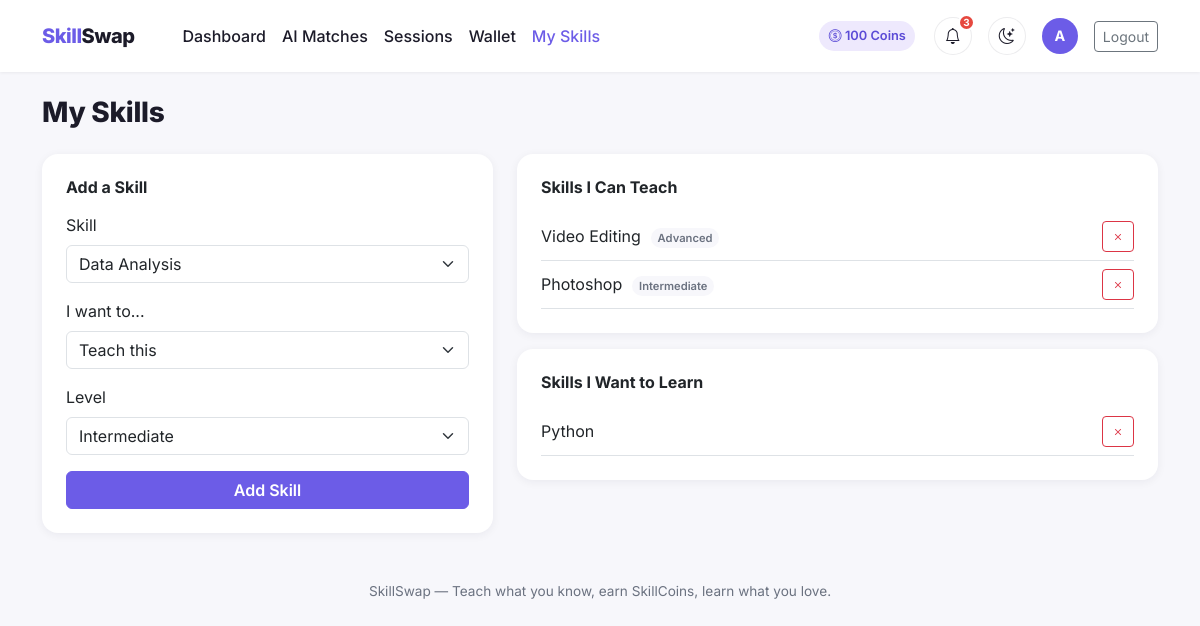
/skills (signed in), run on the app's committed database.
### models.py (models this page shows, shortened)
class User(db.Model):
    id = db.Column(db.Integer, primary_key=True)
    name = db.Column(db.String(120), nullable=False)
    email = db.Column(db.String(120), unique=True, nullable=False)
    password_hash = db.Column(db.String(255), nullable=False)
    college = db.Column(db.String(200))
    department = db.Column(db.String(120))
    year = db.Column(db.String(20))
    bio = db.Column(db.Text, default="")
    skill_coins = db.Column(db.Integer, default=100)
    rating = db.Column(db.Float, default=0.0)
    rating_count = db.Column(db.Integer, default=0)
    created_at = db.Column(db.DateTime, default=datetime.utcnow)
    user_skills = db.relationship(
        "UserSkill", backref="user", lazy=True, cascade="all, delete-orphan"
    )
    @property
    def teach_skills(self):
        return [us for us in self.user_skills if us.type == "TEACH"]
    @property
    def learn_skills(self):
        return [us for us in self.user_skills if us.type == "LEARN"]
    @property
    def avatar_letter(self):
        return self.name[0].upper() if self.name else "?"

class UserSkill(db.Model):
    id = db.Column(db.Integer, primary_key=True)
    user_id = db.Column(db.Integer, db.ForeignKey("user.id"), nullable=False)
    skill_id = db.Column(db.Integer, db.ForeignKey("skill.id"), nullable=False)
    type = db.Column(db.String(10), nullable=False)  # TEACH / LEARN
    level = db.Column(db.String(20), default="Beginner")
    skill = db.relationship("Skill")

class Skill(db.Model):
    id = db.Column(db.Integer, primary_key=True)
    name = db.Column(db.String(100), unique=True, nullable=False)
    category = db.Column(db.String(60), nullable=False)

### app.py (the view, shortened to what this page needs)
@app.route("/skills", methods=["GET", "POST"])
@login_required
def edit_skills():
    user = current_user()
    all_skills = Skill.query.order_by(Skill.category, Skill.name).all()
    categories = {}
    for s in all_skills:
        categories.setdefault(s.category, []).append(s)
    return render_template("skills.html", user=user, categories=categories)

### app.py (called while the page is built)
def login_required(view):
    @wraps(view)
    def wrapped(*args, **kwargs):
        if "user_id" not in session:
            flash("Please log in to continue.", "warning")
            return redirect(url_for("login"))
        return view(*args, **kwargs)
    return wrapped

def current_user():
    uid = session.get("user_id")
    if not uid:
        return None
    return User.query.get(uid)

@app.context_processor
def inject_user():
    user = current_user()
    unread_count = 0
    recent_notifications = []
    if user:
        unread_count = Notification.query.filter_by(user_id=user.id, is_read=False).count()
        recent_notifications = (
            Notification.query.filter_by(user_id=user.id)
            .order_by(Notification.created_at.desc())
            .limit(8)
            .all()
        )
    return {
        "current_user": user,
        "unread_count": unread_count,
        "recent_notifications": recent_notifications,
    }

### models.py (called while the page is built)
    @property
    def time_ago(self):
        delta = datetime.utcnow() - self.created_at
        secs = delta.total_seconds()
        if secs < 60:
            return "just now"
        if secs < 3600:
            return f"{int(secs // 60)}m ago"
        if secs < 86400:
            return f"{int(secs // 3600)}h ago"
        return f"{int(secs // 86400)}d ago"

### templates/skills.html (shortened to what this page needs)
{% extends "base.html" %}
{% block content %}
<h3 class="section-title mb-4">My Skills</h3>
<div class="row g-4">
  <div class="col-md-5">
    <div class="card p-4">
      <h6 class="fw-bold mb-3">Add a Skill</h6>
      <form method="POST">
        <div class="mb-3">
          <label class="form-label">Skill</label>
          <select name="skill_id" class="form-select" required>
            {% for category, skills in categories.items() %}
              <optgroup label="{{ category }}">
                {% for s in skills %}
                  <option value="{{ s.id }}">{{ s.name }}</option>
                {% endfor %}
              </optgroup>
            {% endfor %}
          </select>
        </div>
        <div class="mb-3">
          <label class="form-label">I want to...</label>
          <select name="type" class="form-select" required>
            <option value="TEACH">Teach this</option>
          </select>
        </div>
        <div class="mb-3">
          <label class="form-label">Level</label>
          <select name="level" class="form-select">
            <option selected>Intermediate</option>
          </select>
        </div>
        <button type="submit" class="btn btn-accent w-100">Add Skill</button>
      </form>
    </div>
  </div>
  <div class="col-md-7">
    <div class="card p-4 mb-3">
      <h6 class="fw-bold mb-3">Skills I Can Teach</h6>
      {% if user.teach_skills %}
        {% for us in user.teach_skills %}
          <div class="d-flex justify-content-between align-items-center border-bottom py-2">
            <span>{{ us.skill.name }} <span class="badge-level">{{ us.level }}</span></span>
            <form method="POST" action="{{ url_for('remove_skill', user_skill_id=us.id) }}">
              <button class="btn btn-sm btn-outline-danger"><i class="bi bi-x"></i></button>
            </form>
          </div>
        {% endfor %}
      {% else %}
        <p class="text-muted small mb-0">You haven't added any teaching skills yet.</p>
      {% endif %}
    </div>
    <div class="card p-4">
      <h6 class="fw-bold mb-3">Skills I Want to Learn</h6>
      {% if user.learn_skills %}
        {% for us in user.learn_skills %}
          <div class="d-flex justify-content-between align-items-center border-bottom py-2">
            <span>{{ us.skill.name }}</span>
            <form method="POST" action="{{ url_for('remove_skill', user_skill_id=us.id) }}">
              <button class="btn btn-sm btn-outline-danger"><i class="bi bi-x"></i></button>
            </form>
          </div>
        {% endfor %}
      {% else %}
        <p class="text-muted small mb-0">You haven't added any learning goals yet.</p>
      {% endif %}
    </div>
  </div>
</div>
{% endblock %}

### templates/base.html (shortened to what this page needs)
<!DOCTYPE html>
<html lang="en">
<head>
  <link href="https://cdn.jsdelivr.net/npm/bootstrap@5.3.3/dist/css/bootstrap.min.css" rel="stylesheet">
  <link href="https://cdn.jsdelivr.net/npm/bootstrap-icons@1.11.3/font/bootstrap-icons.css" rel="stylesheet">
  <link href="{{ url_for('static', filename='css/style.css') }}" rel="stylesheet">
</head>
<body>
<nav class="navbar navbar-expand-lg sticky-top py-3">
  <div class="container">
    <a class="navbar-brand" href="{{ url_for('index') }}">Skill<span>Swap</span></a>
    <div class="collapse navbar-collapse" id="nav">
      {% if current_user %}
      <ul class="navbar-nav me-auto ms-lg-4">
        <li class="nav-item"><a class="nav-link {% if request.endpoint=='dashboard' %}active{% endif %}" href="{{ url_for('dashboard') }}">Dashboard</a></li>
        <li class="nav-item"><a class="nav-link {% if request.endpoint=='matches_page' %}active{% endif %}" href="{{ url_for('matches_page') }}">AI Matches</a></li>
        <li class="nav-item"><a class="nav-link {% if request.endpoint=='sessions_page' %}active{% endif %}" href="{{ url_for('sessions_page') }}">Sessions</a></li>
        <li class="nav-item"><a class="nav-link {% if request.endpoint=='wallet' %}active{% endif %}" href="{{ url_for('wallet') }}">Wallet</a></li>
        <li class="nav-item"><a class="nav-link {% if request.endpoint=='edit_skills' %}active{% endif %}" href="{{ url_for('edit_skills') }}">My Skills</a></li>
      </ul>
      <div class="d-flex align-items-center gap-3">
        <span class="badge-skill"><i class="bi bi-coin"></i> {{ current_user.skill_coins }} Coins</span>
        <div class="dropdown">
          <button class="btn btn-icon position-relative" type="button" data-bs-toggle="dropdown" aria-expanded="false">
            <i class="bi bi-bell"></i>
            {% if unread_count > 0 %}
              <span class="notif-dot">{{ unread_count if unread_count < 10 else '9+' }}</span>
            {% endif %}
          </button>
        </div>
        <button class="btn btn-icon" type="button" id="theme-toggle" title="Toggle dark mode">
          <i class="bi bi-moon-stars" id="theme-icon"></i>
        </button>
        <a href="{{ url_for('profile', user_id=current_user.id) }}" class="d-flex align-items-center text-decoration-none">
          <div class="avatar-circle" style="width:36px;height:36px;font-size:0.9rem;">{{ current_user.avatar_letter }}</div>
        </a>
        <a href="{{ url_for('logout') }}" class="btn btn-sm btn-outline-secondary">Logout</a>
      </div>
      {% endif %}
    </div>
  </div>
</nav>
<div class="container my-4">
  {% block content %}{% endblock %}
</div>
<footer class="container text-center py-4">
  SkillSwap — Teach what you know, earn SkillCoins, learn what you love.
</footer>
</body>
</html>

### static/css/style.css (style rules this page uses)
:root { --accent: #6C5CE7; --accent-dark: #5b4bd6; --accent-light: #eee9fd; --ink: #1c1b29; --muted: #6b7280; --bg: #f7f7fb; --surface: #ffffff; --border-soft: rgba(20, 20, 43, 0.08); --card-radius: 16px; --shadow-sm: 0 2px 10px rgba(20, 20, 43, 0.06); --shadow-md: 0 8px 28px rgba(20, 20, 43, 0.10); }
* { transition: background-color 0.2s ease, border-color 0.2s ease, color 0.2s ease; }
body { background-color: var(--bg); color: var(--ink); font-family: "Inter", "Segoe UI", system-ui, -apple-system, sans-serif; }
a { text-decoration: none; }
.navbar-brand { font-weight: 800; letter-spacing: -0.5px; color: var(--accent) !important; }
.navbar-brand span { color: var(--ink); }
.navbar { background: var(--surface); box-shadow: 0 1px 3px rgba(0,0,0,0.06); }
.nav-link { font-weight: 500; color: var(--ink) !important; }
.nav-link.active { color: var(--accent) !important; }
.btn-accent { background-color: var(--accent); border-color: var(--accent); color: #fff; font-weight: 600; }
.card { border: none; border-radius: var(--card-radius); background: var(--surface); box-shadow: var(--shadow-sm); transition: box-shadow 0.2s ease, transform 0.2s ease; }
.btn-icon { width: 38px; height: 38px; border-radius: 50%; border: 1px solid var(--border-soft); background: var(--surface); color: var(--ink); display: inline-flex; align-items: center; justify-content: center; position: relative; }
.notif-dot { position: absolute; top: -4px; right: -4px; background: #e6483f; color: #fff; font-size: 0.62rem; font-weight: 700; border-radius: 999px; min-width: 17px; height: 17px; display: flex; align-items: center; justify-content: center; padding: 0 3px; border: 2px solid var(--surface); }
.stat-card, .card { transition: box-shadow 0.2s ease; }
.badge-skill { background: var(--accent-light); color: var(--accent-dark); font-weight: 600; padding: 0.4em 0.75em; border-radius: 999px; font-size: 0.8rem; display: inline-block; margin: 0.15rem; }
.badge-level { font-size: 0.7rem; font-weight: 600; padding: 0.25em 0.6em; border-radius: 999px; background: var(--bg); color: var(--muted); margin-left: 0.35rem; }
.avatar-circle { width: 48px; height: 48px; border-radius: 50%; background: var(--accent); color: #fff; display: flex; align-items: center; justify-content: center; font-weight: 700; font-size: 1.1rem; flex-shrink: 0; }
.section-title { font-weight: 800; letter-spacing: -0.3px; }
footer { color: var(--muted); font-size: 0.85rem; }

### data on the page
User: skill_coins "100", avatar_letter "A"
UserSkill: skill.name "Video Editing", level "Advanced"
UserSkill: skill.name "Photoshop", level "Intermediate"
UserSkill: skill.name "Python"

### other printed values
{{ unread_count if unread_count < 10 else '9+' }} "3"
form field skill_id "Data Analysis"
